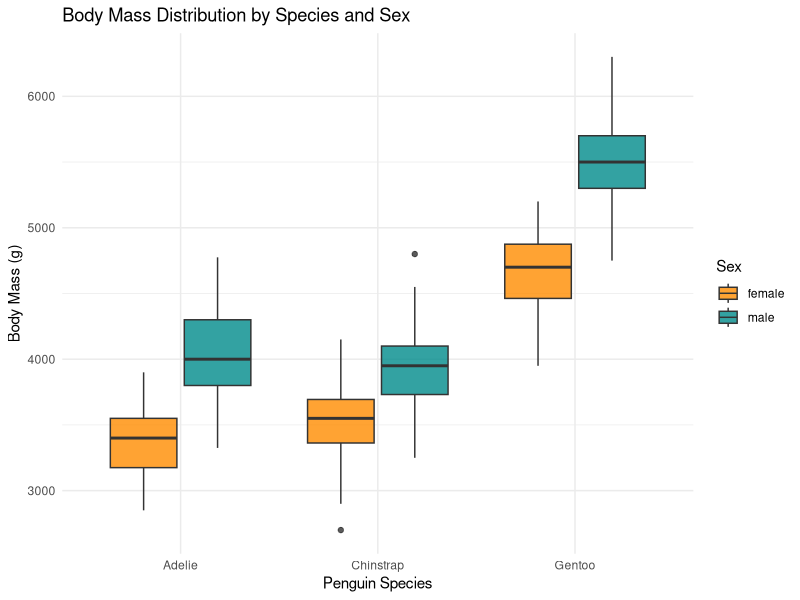
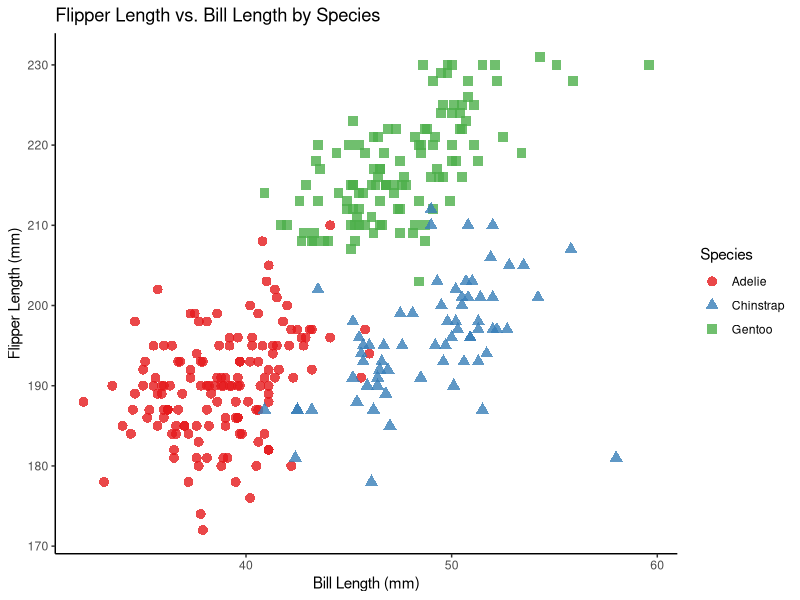
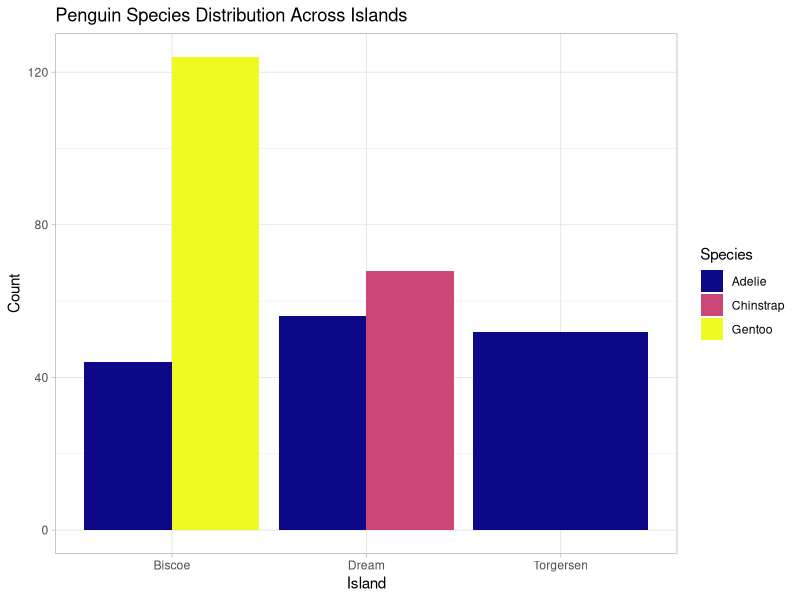

These charts were generated, in order, by the following R code:
## ---- chunk 1
# Load required libraries
library(palmerpenguins)
library(ggplot2)
library(dplyr)
## ---- chunk 2
# 1. Check total number of columns in the dataset
ncol(penguins)

# 2. Check total number of penguins (rows) in the dataset
nrow(penguins)

# 3. Separate by sex to test equal representation
# Filtering male penguins
pmale <- penguins[penguins$sex == "male" & !is.na(penguins$sex), ]

# Filtering female penguins (avoiding grep due to partial matching edge cases)
pfemale <- penguins[penguins$sex == "female" & !is.na(penguins$sex), ]

# 4. Separate into new dataframes by species
pAdel <- penguins[penguins$species == "Adelie" & !is.na(penguins$species), ]
pChin <- penguins[penguins$species == "Chinstrap" & !is.na(penguins$species), ]
pGen  <- penguins[penguins$species == "Gentoo" & !is.na(penguins$species), ]

# 5. Separate into new dataframes by island
iBis  <- penguins[penguins$island == "Biscoe" & !is.na(penguins$island), ]
iDream <- penguins[penguins$island == "Dream" & !is.na(penguins$island), ]
iTorg  <- penguins[penguins$island == "Torgersen" & !is.na(penguins$island), ]
## ---- chunk 3
# Plot 1: Boxplot showing body mass differences between males and females across species
ggplot(data = na.omit(penguins), aes(x = species, y = body_mass_g, fill = sex)) +
  geom_boxplot(alpha = 0.8) +
  theme_minimal() +
  scale_fill_manual(values = c("female" = "darkorange", "male" = "cyan4")) +
  labs(
    title = "Body Mass Distribution by Species and Sex",
    x = "Penguin Species",
    y = "Body Mass (g)",
    fill = "Sex"
  )

# Plot 2: Scatter plot of Flipper Length vs. Bill Length distinguishing species
ggplot(data = na.omit(penguins), aes(x = bill_length_mm, y = flipper_length_mm, color = species, shape = species)) +
  geom_point(size = 3, alpha = 0.8) +
  theme_classic() +
  scale_color_brewer(palette = "Set1") +
  labs(
    title = "Flipper Length vs. Bill Length by Species",
    x = "Bill Length (mm)",
    y = "Flipper Length (mm)",
    color = "Species",
    shape = "Species"
  )

# Plot 3: Bar plot showing species distribution across Antarctic Islands
ggplot(data = penguins, aes(x = island, fill = species)) +
  geom_bar(position = "dodge") +
  theme_light() +
  scale_fill_viridis_d(option = "plasma") +
  labs(
    title = "Penguin Species Distribution Across Islands",
    x = "Island",
    y = "Count",
    fill = "Species"
  )
